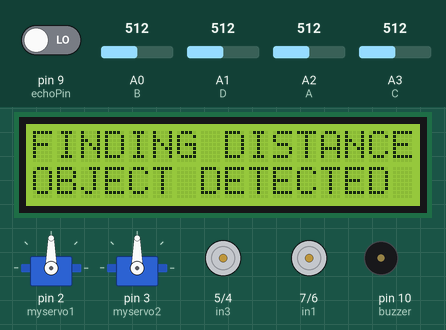
Simulated run of this sketch. Board: Arduino Uno, built with avr-gcc and run on an emulated ATmega328P. On the bench: 16×2 character LCD, 2 × servo, motor-driver pin pairs drawn as motors (green arrow = first pin HIGH = forward, orange = second pin HIGH = backward, longer = more drive), buzzer (waves = sounding, pin HIGH). Inputs (shaded band) come from the test bench; at power-on: A0 (B) = 512, A2 (A) = 512, pin 9 (echoPin) LOW, A1 (D) = 512, A3 (C) = 512. Pins used as bus, display or sensor lines are not drawn.

Above: at 1.8 s.
1.9 s: A0 (B) set to 985
6.8 s: A0 (B) set to 1012
At 8.7 s:
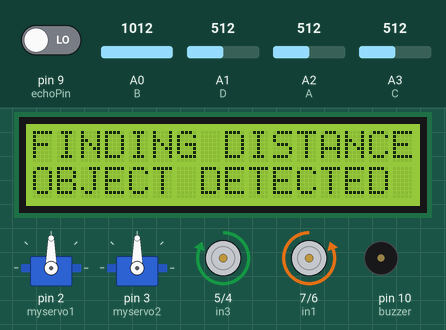
9.4 s: A2 (A) set to 983
11.3 s: A2 (A) set to 1010
At 13.5 s:
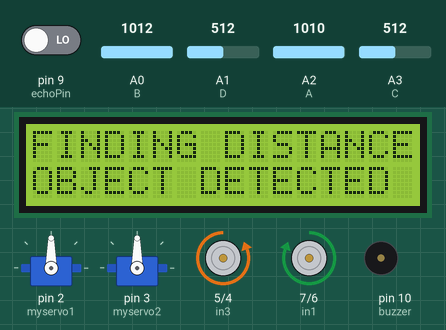
13.8 s: A2 (A) set to 992
At 14.9 s:
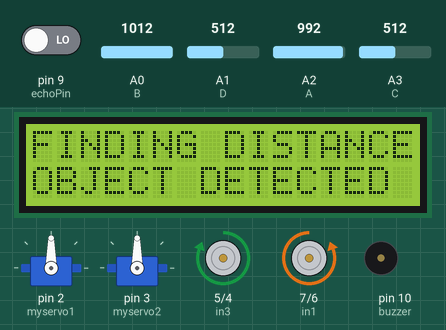
16.0 s: A0 (B) set to 992
At 16.88 s:
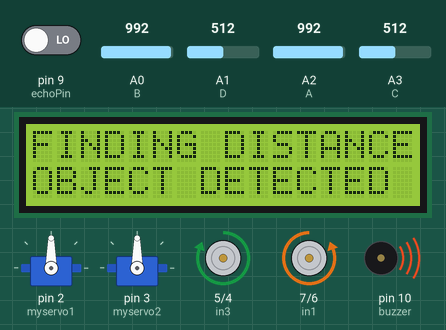
Timing chart, 0 to 19.4 s (numbered marks = the images above; inputs shaded):
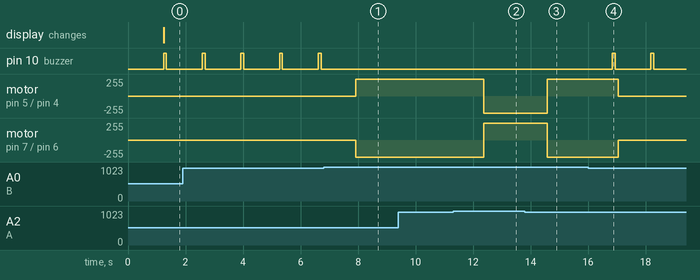

The sketch:

rf_remote_code.ino
```cpp
#include <Wire.h>
#include <LCD.h>
#include <LiquidCrystal_I2C.h>
#include <Servo.h>
const int A = A2; const int B = A0; const int C = A3;  const int D = A1;
const int in1 = 7; const int in2 = 6; const int in3 = 5; const int in4 = 4;
int A_value = 0; int B_value = 0; int C_value = 0; int D_value = 0;
Servo myservo1; Servo myservo2;
int pos = 0;
#define trigPin 8
#define echoPin 9
#define buzzer 10
#define I2C_ADDR          0x27     //Define I2C Address where the PCF8574A is
#define BACKLIGHT_PIN      3
#define En_pin             2
#define Rw_pin             1
#define Rs_pin             0
#define D4_pin             4
#define D5_pin             5
#define D6_pin             6
#define D7_pin             7

//Initialise the LCD
LiquidCrystal_I2C      lcd(I2C_ADDR, En_pin, Rw_pin, Rs_pin, D4_pin, D5_pin, D6_pin, D7_pin);

void setup() {
  // put your setup code here, to run once:
  pinMode(in1, OUTPUT); pinMode(in2, OUTPUT); pinMode(in3, OUTPUT); pinMode(in4, OUTPUT);
  Serial.begin(9600);
  lcd.begin (16, 2);
  pinMode(trigPin, OUTPUT);
  pinMode(echoPin, INPUT);
  pinMode(buzzer, OUTPUT);
  lcd.setBacklightPin(BACKLIGHT_PIN, POSITIVE);
  lcd.setBacklight(HIGH);
  lcd.setCursor(0, 0);
  //Print at cursor Location
  lcd.print("AUTONOMOUS CAR");
  //goto first column (column 0) and second line (line 1)
  lcd.setCursor(0, 1 );
  lcd.print("ADAPTIVE LIGHTS");
  myservo1.attach(2);myservo2.attach(3);
  myservo1.write(90);myservo2.write(90);
}
void loop() {
  int distance, duration;
  digitalWrite(trigPin, HIGH);
  delay(100);
  digitalWrite(trigPin, LOW);
  duration = pulseIn(echoPin, HIGH);
  distance = (duration / 2) / 29.1;
//  Serial.print(distance);
  //Serial.print("CM");
  //Serial.println("");
  A_value = analogRead(A);
  B_value = analogRead(B);
  C_value = analogRead(C);
  D_value = analogRead(D);
  /*Serial.print(A_value); Serial.print("\t\t\t"); Serial.print(B_value); Serial.print("\t\t\t");
    Serial.print(C_value); Serial.print("\t\t\t"); Serial.println(D_value);
  */
  delay(10);
  if (A_value > 1000)
  {
    digitalWrite(in1, HIGH); digitalWrite(in2, LOW);
    digitalWrite(in4, HIGH); digitalWrite(in3, LOW);
  }
  else if (B_value > 1000)
  {
    digitalWrite(in1, LOW); digitalWrite(in2, HIGH);
    digitalWrite(in4, LOW); digitalWrite(in3, HIGH);
  }
  else if (C_value > 1000)
  {
      for (pos = 90; pos >= 0; pos -= 1) { // goes from 0 degrees to 180 degrees
    // in steps of 1 degree
    myservo1.write(pos); myservo2.write(pos);              // tell servo to go to position in variable 'pos'
    delay(15);

    digitalWrite(in1, LOW); digitalWrite(in2, HIGH);
    digitalWrite(in4, HIGH); digitalWrite(in3, LOW);// waits 15ms for the servo to reach the position

  }
  }
  else if (D_value > 1000)
  {

 for (pos = 90; pos <= 180; pos += 1) { // goes from 0 degrees to 180 degrees
    // in steps of 1 degree
    myservo1.write(pos); myservo2.write(pos);              // tell servo to go to position in variable 'pos'
    delay(15);

    digitalWrite(in1, HIGH); digitalWrite(in2, LOW);
    digitalWrite(in4, LOW); digitalWrite(in3, HIGH);
  }}
  else if (distance < 10)

  {
    lcd.clear();
    lcd.setCursor(0, 0);

    //Print at cursor Location
    lcd.print("FINDING DISTANCE");
    //goto first column (column 0) and second line (line 1)
    lcd.setCursor(0, 1 );
    lcd.print("OBJECT DETECTED");

    digitalWrite(buzzer, HIGH);
    delay(100);
    digitalWrite(buzzer, LOW);
    delay(100);
digitalWrite(in1, LOW); digitalWrite(in2, LOW);
    digitalWrite(in4, LOW); digitalWrite(in3, LOW);// waits 15ms for the servo to reach the position


  }
  else{
    lcd.clear();
  lcd.setCursor(0, 0);
  //Print at cursor Location
  lcd.print("AUTONOMOUS CAR");
  //goto first column (column 0) and second line (line 1)
  lcd.setCursor(0, 1 );
  lcd.print("ADAPTIVE LIGHTS");


    }


}
```

Measured:
- the behaviour switches between 1000 and 1001 on A0 (B) (found by bisection; images 0 and 1)
- the behaviour switches between 1000 and 1001 on A2 (A) (found by bisection; images 1 and 2)
- after the input at 6.8 s, pin 10 (buzzer): stops changing and stays LOW; motor on pin 5 (in3) / pin 4 (in4): stopped → forward 255/255 after 1.1 s; motor on pin 7 (in1) / pin 6 (in2): stopped → backward 255/255 after 1.1 s
- after the input at 9.4 s, every drawn part: stays the same
- after the input at 11.3 s, motor on pin 5 (in3) / pin 4 (in4): forward 255/255 → backward 255/255 after 1.1 s; motor on pin 7 (in1) / pin 6 (in2): backward 255/255 → forward 255/255 after 1.1 s
- after the input at 13.8 s, motor on pin 5 (in3) / pin 4 (in4): backward 255/255 → forward 255/255 after 0.78 s; motor on pin 7 (in1) / pin 6 (in2): forward 255/255 → backward 255/255 after 0.78 s
- after the input at 16.0 s, pin 10 (buzzer): alternates HIGH for 0.10 s and LOW for 1.2 s, starting after 0.84 s; motor on pin 5 (in3) / pin 4 (in4): forward 255/255 → stopped after 1.0 s; motor on pin 7 (in1) / pin 6 (in2): backward 255/255 → stopped after 1.0 s
- by itself, pin 10 (buzzer): alternates HIGH for 0.10 s and LOW for 1.2 s
